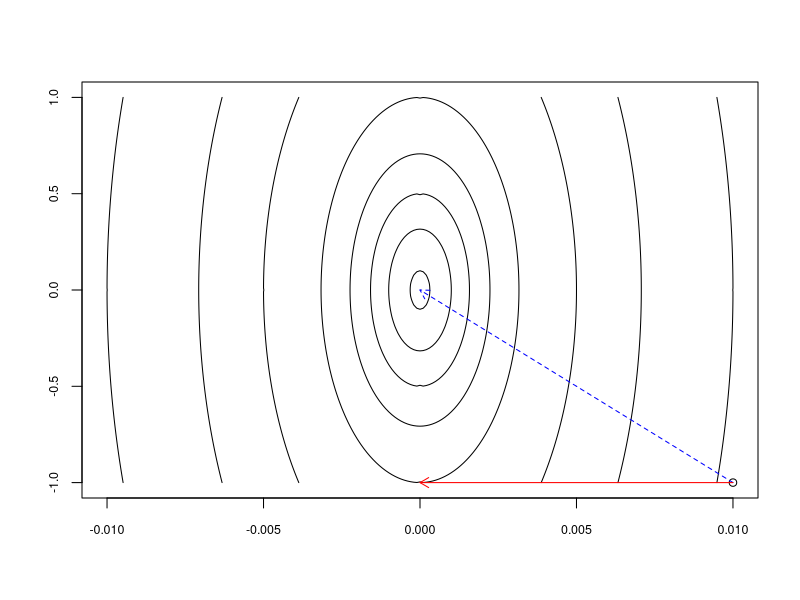
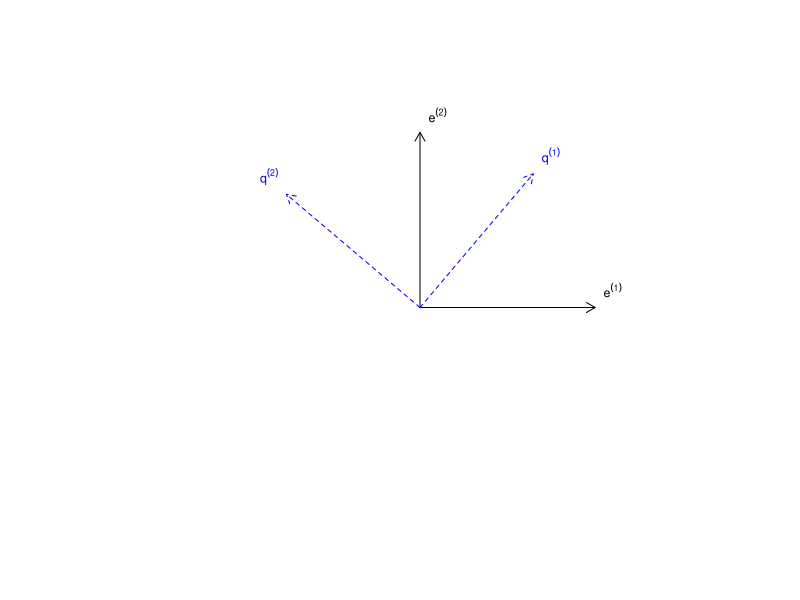
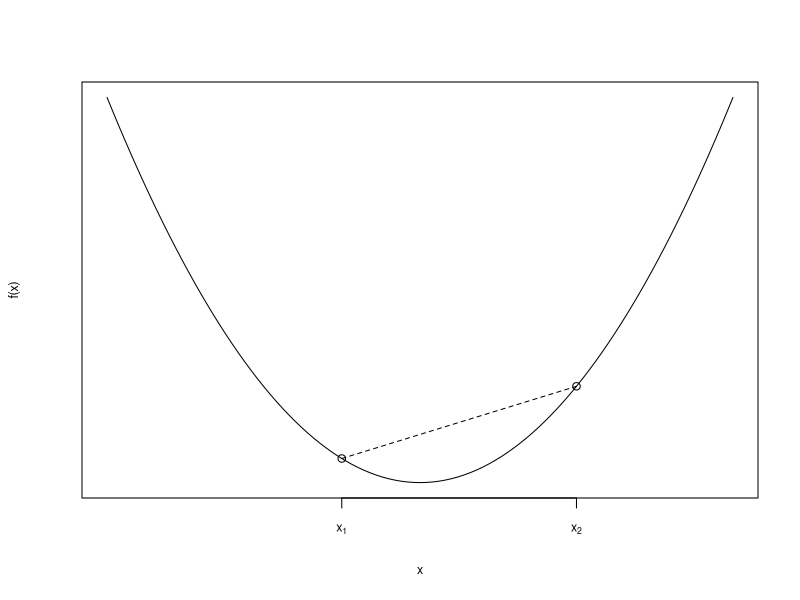
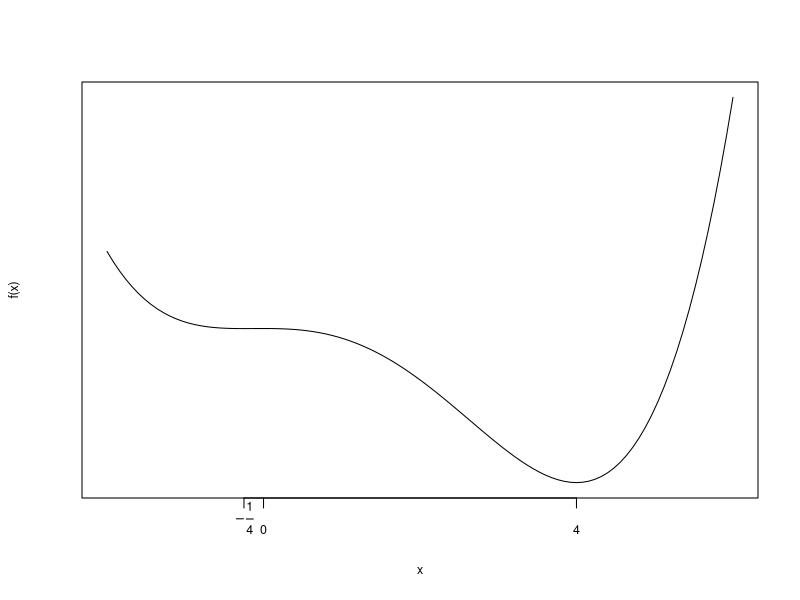
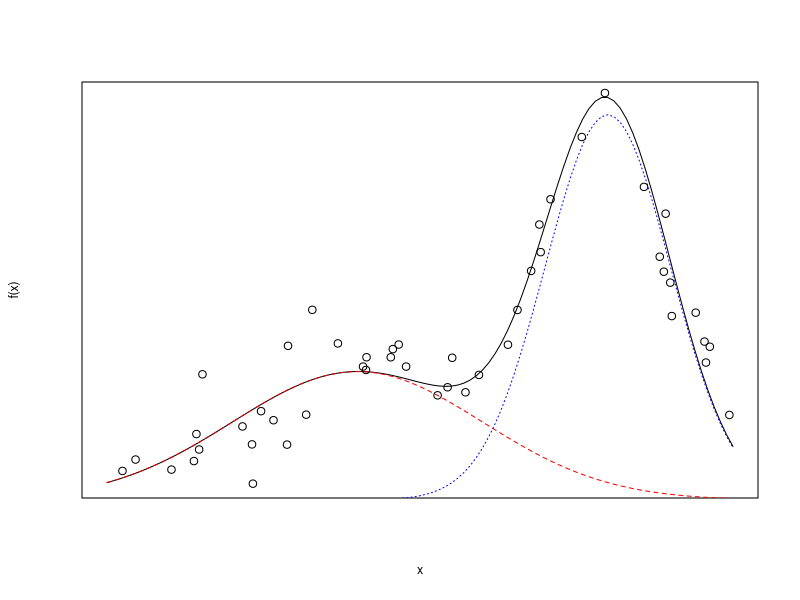
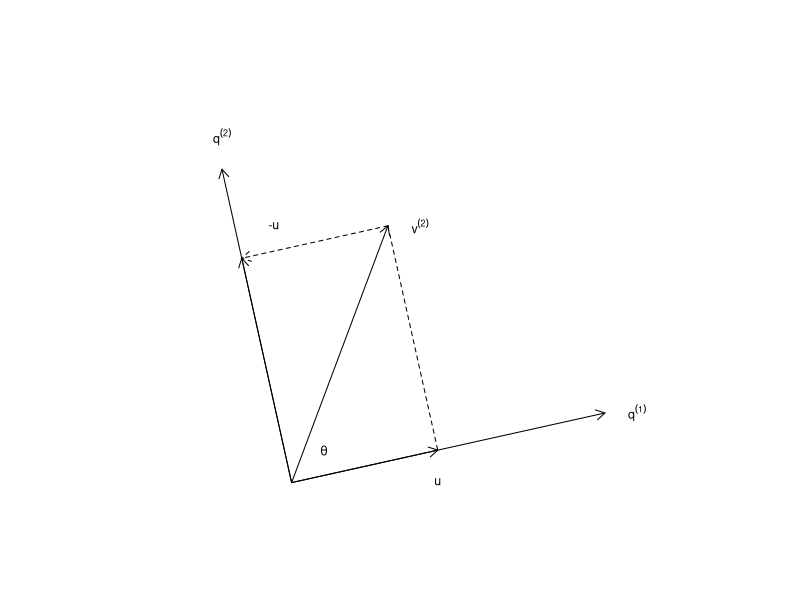
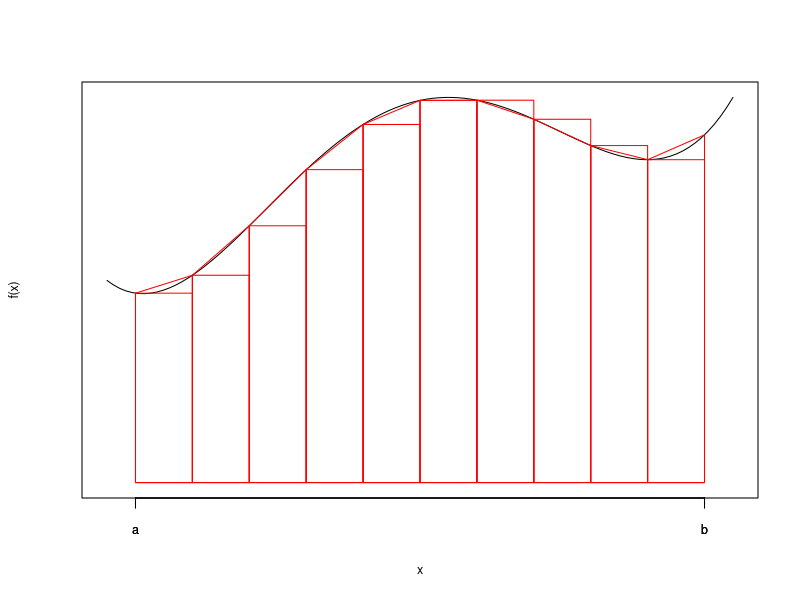

The R script that drew these images, in order:
# why steepest descent gives bad directions
f <- function(x, y) 10^5 * x^2 + y^2
x <- seq(-1e-2, 1e-2, 1e-4)
y <- seq(-1, 1, 1e-2)
z <- outer(x, y, f)
contour(x = x, y = y, z = z, levels = c(0.01, 0.1, 0.25, 0.5, 1, 2.5, 5, 10), 
        drawlabels = F, cex.lab = 0.75, cex.axis = 0.75)

grad.f <- function(x, y) c(2 * 10^5 * x, 2 * y)
x0 <- c(1e-2, -1)
points(x0[1], x0[2])
grad.x0 <- grad.f(x0[1], x0[2])
x1 <- x0 + 5e-6 * -grad.x0
arrows(x0 = x0[1], y0 = x0[2], x1 = 0, y1 = 0, col = "blue", lty = 2,
       length = 0.1)
arrows(x0 = x0[1], y0 = x0[2], x1 = x1[1], y1 = x1[2], col = "red",
       length = 0.1)

# machine representation
dec2bin <- function(x) {   
  q <- x   
  r <- ""   
  while(q > 0 && nchar(q) < 52) {     
    r <- paste0(q %% 2, r)     
    q <- q %/% 2   
  }   
  return(r) 
}

# test the function by comparing its output to a known result
dec2bin(1e4) == "10011100010000"

x <- "10011100010000" # 1e4
x <- "10101" # 21
q <- as.integer(unlist(strsplit(x, split = NULL)))
r <- rev(seq_len(length(q)))[as.logical(q)]
sum(2^(r - 1))

bin2dec <- function(x) {
  q <- as.integer(unlist(strsplit(x, split = NULL)))
  r <- rev(seq_len(length(q)))[as.logical(q)]
  return(sum(2^(r - 1)))
}

bin2dec(x)
bin2dec(dec2bin(1023))
dec2bin(1023)

# change of basis via spectral theorem
lambda <- eigen(matrix(c(1,3,3,2), nr = 2))$vectors

plot.new()
plot.window(xlim = c(-1, 1), ylim = c(-1, 1.2), asp = 1)
arrows(x0 = 0, y0 = 0, x1 = 1, y1 = 0, length = 0.1, col = "black")
arrows(x0 = 0, y0 = 0, x1 = 0, y1 = 1, length = 0.1, col = "black")
arrows(x0 = 0, y0 = 0, x1 = lambda[1,1], y1 = lambda[2,1], length = 0.1, 
       lty = 2, col = "blue")
arrows(x0 = 0, y0 = 0, x1 = lambda[1,2], y1 = lambda[2,2], length = 0.1, 
       lty = 2, col = "blue")
text(x = 1.1, y = 0.1, cex = 0.75, labels = expression(e^(1)))
text(x = 0.1, y = 1.1, cex = 0.75, labels = expression(e^(2)))
text(x = lambda[1,1] + 0.1, y = lambda[2,1] + 0.1, cex = 0.75, 
     labels = expression(q^(1)), col = "blue")
text(x = lambda[1,2] - 0.1, y = lambda[2,2] + 0.1, cex = 0.75, 
     labels = expression(q^(2)), col = "blue")

# example of a convex function
curve(x^2, xlim = c(-2, 2), ylab = "f(x)", cex.lab = 0.75, 
      xaxt = "n", yaxt = "n")
x1 <- c(-0.5, 0.25)
x2 <- c(1, 1)
axis(side = 1, at = c(x1[1], x2[1]), cex.axis = 0.75, 
     labels = c(expression(x[1]), expression(x[2])))
points(x = c(-0.5, 1), y = c(0.25, 1))
segments(x0 = -0.5, y0 = 0.25, x1 = 1, y1 = 1, lty = 2)

# example of a non-convex function
f <- function(x) x^4 - 5 * x^3 - 2 * x^2
curve(x^4 - 5 * x^3 - 2 * x^2, xlim = c(-2, 6), ylab = "f(x)", 
      cex.lab = 0.75, xaxt = "n", yaxt = "n")
axis(side = 1, at = c(-1 / 4, 0, 4), cex.axis = 0.75,
     labels = c(expression(-frac(1, 4)), 0, 4))

# non-linear least-squares
gmm <- function(x, a, mu, sigma) {
  return(a[1] * dnorm(x, mean = mu[1], sd = sigma[1]) + 
           a[2] * dnorm(x, mean = mu[2], sd = sigma[2]))
}

curve(gmm(x, a = c(0.4, 0.6), mu = c(1, 5), sigma = c(2, 1)), from = -3, 
      to = 7, ylab = "f(x)", cex.lab = 0.75, xaxt = "n", yaxt = "n")
curve(0.4 * dnorm(x, mean = 1, sd = 2), col = "red", lty = 2, add = T)
curve(0.6 * dnorm(x, mean = 5, sd = 1), col = "blue", lty = 3, add = T)
# randomly generate covariates
set.seed(123)
x <- runif(50, min = -3, max = 7)

# and add some noise
y <- gmm(x, a = c(0.4, 0.6), mu = c(1, 5), sigma = c(2, 1)) + 
  rnorm(length(x), sd = 0.02)
points(x = x, y = y)

# beginning of GS orthogonalization
plot.new()
plot.window(xlim = c(-0.2, 1), ylim = c(0, 1.2), asp = 1)
v1 <- c(0.9, 0.2)
v2 <- c(0.3, 0.8)
q1 <- v1 / norm(v1, type = "2")
arrows(x0 = 0, y0 = 0, x1 = q1[1], y1 = q1[2], length = 0.1, col = "black")
arrows(x0 = 0, y0 = 0, x1 = v2[1], y1 = v2[2], length = 0.1, col = "black")
u <- crossprod(v2, q1) * q1
arrows(x0 = 0, y0 = 0, x1 = u[1], y1 = u[2], length = 0.1, col = "black")
segments(x0 = v2[1], y0 = v2[2], x1 = u[1], y1 = u[2], lty = 2)
w <- v2 - u
arrows(x0 = 0, y0 = 0, x1 = w[1], y1 = w[2], length = 0.1, col = "black")
q2 <- w / norm(w, type = "2")
arrows(x0 = 0, y0 = 0, x1 = q2[1], y1 = q2[2], length = 0.1, col = "black")
arrows(x0 = v2[1], y0 = v2[2], x1 = w[1], y1 = w[2], lty = 2, length = 0.1)
text(x = q1[1] + 0.1, y = q1[2], labels = expression(q^(1)), cex = 0.75)
text(x = u[1], y = u[2] - 0.1, labels = "u", cex = 0.75)
text(x = v2[1] + 0.1, y = v2[2], labels = expression(v^(2)), cex = 0.75)
text(x = w[1] + 0.1, y = w[2] + 0.1, labels = "-u", cex = 0.75)
text(x = q2[1], y = q2[2] + 0.1, labels = expression(q^(2)), cex = 0.75)
text(x = 0.1, y = 0.1, labels = expression(theta), cex = 0.75)

# Riemann integration
f <- function(x) 2 * x^4 + x^3 - 3 * x^2 + 4
curve(f(x), xlim = c(-1.2, 1), ylim = c(0, 4), ylab = "f(x)", 
      cex.lab = 0.75, xaxt = "n", yaxt = "n")

riemann <- function(func, lbound, ubound, subd) {
  width <- (ubound - lbound) / subd
  x <- seq(lbound, ubound - width, by = width)
  y <- func(seq(lbound, ubound - width, by = width))
  return(list(width = width, coord = cbind(x, y)))
}
coord <- riemann(f, -1.1, 0.9, 10)
rect(xleft = coord$coord[,1], ybottom = 0, 
     xright = coord$coord[,1] + coord$width, ytop = coord$coord[,2], 
     border = "red")
axis(side = 1, at = c(-1.1, 0.9), cex.axis = 0.75, labels = c("a", "b"))

# trapezoid rule
trapezoid <- function(func, lbound, ubound, subd) {
  width <- (ubound - lbound) / subd
  x <- seq(lbound, ubound, by = width)
  y <- func(seq(lbound, ubound, by = width))
  return(list(width = width, coord = cbind(x, y)))
}

coord <- trapezoid(f, -1.1, 0.9, 10)
for(i in seq(1, nrow(coord$coord) - 1)) {
  polygon(x = rep(c(coord$coord[i, 1], coord$coord[i + 1, 1]), each = 2),
          y = c(0, coord$coord[i, 2], coord$coord[i + 1, 2], 0),
          border = "red")
}
axis(side = 1, at = c(-1.1, 0.9), cex.axis = 0.75, labels = c("a", "b"))
